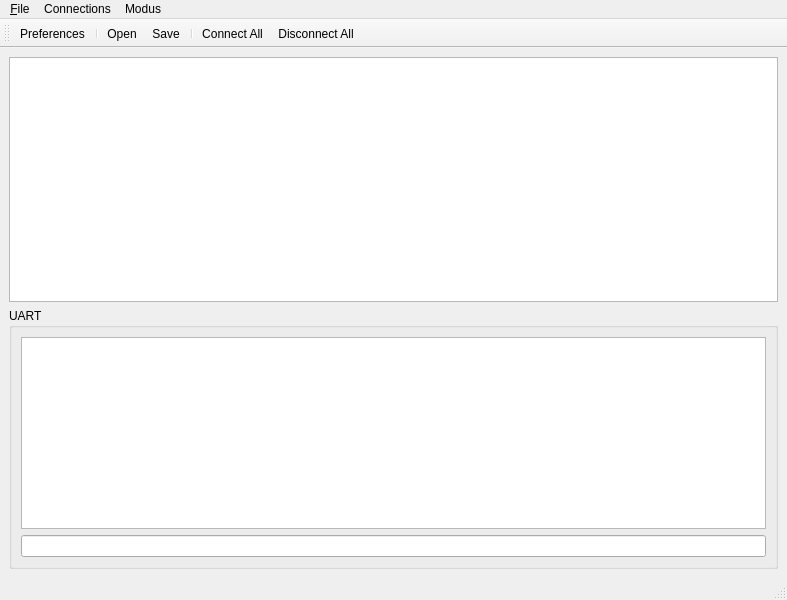
<?xml version="1.0" encoding="UTF-8"?>
<ui version="4.0">
 <class>MainWindow</class>
 <widget class="QMainWindow" name="MainWindow">
  <property name="geometry">
   <rect>
    <x>0</x>
    <y>0</y>
    <width>787</width>
    <height>600</height>
   </rect>
  </property>
  <property name="windowTitle">
   <string>MainWindow</string>
  </property>
  <widget class="QWidget" name="centralwidget">
   <layout class="QVBoxLayout" name="verticalLayout">
    <item>
     <widget class="QGraphicsView" name="graphicsView"/>
    </item>
    <item>
     <layout class="QHBoxLayout" name="horizontalLayout">
      <item>
       <widget class="QGroupBox" name="groupBox">
        <property name="title">
         <string>UART</string>
        </property>
        <layout class="QVBoxLayout" name="verticalLayout_2">
         <item>
          <widget class="QPlainTextEdit" name="plainTextEditUart">
           <property name="sizePolicy">
            <sizepolicy hsizetype="Expanding" vsizetype="Minimum">
             <horstretch>0</horstretch>
             <verstretch>0</verstretch>
            </sizepolicy>
           </property>
           <property name="maximumBlockCount">
            <number>20</number>
           </property>
          </widget>
         </item>
         <item>
          <widget class="QLineEdit" name="lineEditUart"/>
         </item>
        </layout>
       </widget>
      </item>
     </layout>
    </item>
   </layout>
  </widget>
  <widget class="QMenuBar" name="menubar">
   <property name="geometry">
    <rect>
     <x>0</x>
     <y>0</y>
     <width>787</width>
     <height>24</height>
    </rect>
   </property>
   <widget class="QMenu" name="menu_File">
    <property name="title">
     <string>&amp;File</string>
    </property>
    <addaction name="actionNew"/>
    <addaction name="actionOpen"/>
    <addaction name="actionSave"/>
    <addaction name="separator"/>
    <addaction name="actionPreferences"/>
    <addaction name="separator"/>
    <addaction name="actionAbout"/>
    <addaction name="actionAboutQt"/>
    <addaction name="separator"/>
    <addaction name="actionQuit"/>
   </widget>
   <widget class="QMenu" name="menuConnections">
    <property name="title">
     <string>Connections</string>
    </property>
    <addaction name="actionConnect"/>
    <addaction name="actionDisconnect"/>
   </widget>
   <widget class="QMenu" name="menuModus">
    <property name="title">
     <string>Modus</string>
    </property>
    <addaction name="actionEditor"/>
   </widget>
   <addaction name="menu_File"/>
   <addaction name="menuConnections"/>
   <addaction name="menuModus"/>
  </widget>
  <widget class="QStatusBar" name="statusbar"/>
  <widget class="QToolBar" name="toolBar">
   <property name="windowTitle">
    <string>toolBar</string>
   </property>
   <attribute name="toolBarArea">
    <enum>TopToolBarArea</enum>
   </attribute>
   <attribute name="toolBarBreak">
    <bool>false</bool>
   </attribute>
   <addaction name="actionPreferences"/>
   <addaction name="separator"/>
   <addaction name="actionOpen"/>
   <addaction name="actionSave"/>
   <addaction name="separator"/>
   <addaction name="actionConnect"/>
   <addaction name="actionDisconnect"/>
  </widget>
  <action name="actionOpen">
   <property name="icon">
    <iconset resource="vp-redboard.qrc">
     <normaloff>:/images/open.png</normaloff>:/images/open.png</iconset>
   </property>
   <property name="text">
    <string>&amp;Open</string>
   </property>
  </action>
  <action name="actionQuit">
   <property name="text">
    <string>&amp;Quit</string>
   </property>
  </action>
  <action name="actionSave">
   <property name="icon">
    <iconset resource="vp-redboard.qrc">
     <normaloff>:/images/save.png</normaloff>:/images/save.png</iconset>
   </property>
   <property name="text">
    <string>&amp;Save</string>
   </property>
  </action>
  <action name="actionPreferences">
   <property name="icon">
    <iconset resource="vp-redboard.qrc">
     <normaloff>:/images/settings.png</normaloff>:/images/settings.png</iconset>
   </property>
   <property name="text">
    <string>&amp;Preferences</string>
   </property>
  </action>
  <action name="actionConnect">
   <property name="icon">
    <iconset resource="vp-redboard.qrc">
     <normaloff>:/images/connect.png</normaloff>:/images/connect.png</iconset>
   </property>
   <property name="text">
    <string>&amp;Connect All</string>
   </property>
  </action>
  <action name="actionEditor">
   <property name="checkable">
    <bool>true</bool>
   </property>
   <property name="text">
    <string>Editor</string>
   </property>
  </action>
  <action name="actionDisconnect">
   <property name="icon">
    <iconset resource="vp-redboard.qrc">
     <normaloff>:/images/disconnect.png</normaloff>:/images/disconnect.png</iconset>
   </property>
   <property name="text">
    <string>Disconnect All</string>
   </property>
  </action>
  <action name="actionNew">
   <property name="enabled">
    <bool>true</bool>
   </property>
   <property name="text">
    <string>&amp;New</string>
   </property>
   <property name="toolTip">
    <string>New</string>
   </property>
  </action>
  <action name="actionAbout">
   <property name="text">
    <string>About</string>
   </property>
  </action>
  <action name="actionAboutQt">
   <property name="text">
    <string>About Qt</string>
   </property>
  </action>
 </widget>
 <resources>
  <include location="vp-redboard.qrc"/>
 </resources>
 <connections>
  <connection>
   <sender>actionQuit</sender>
   <signal>triggered()</signal>
   <receiver>MainWindow</receiver>
   <slot>close()</slot>
   <hints>
    <hint type="sourcelabel">
     <x>-1</x>
     <y>-1</y>
    </hint>
    <hint type="destinationlabel">
     <x>393</x>
     <y>299</y>
    </hint>
   </hints>
  </connection>
  <connection>
   <sender>actionPreferences</sender>
   <signal>triggered()</signal>
   <receiver>MainWindow</receiver>
   <slot>openPreferencesDialog()</slot>
   <hints>
    <hint type="sourcelabel">
     <x>-1</x>
     <y>-1</y>
    </hint>
    <hint type="destinationlabel">
     <x>393</x>
     <y>299</y>
    </hint>
   </hints>
  </connection>
  <connection>
   <sender>actionOpen</sender>
   <signal>triggered()</signal>
   <receiver>MainWindow</receiver>
   <slot>openBoard()</slot>
   <hints>
    <hint type="sourcelabel">
     <x>-1</x>
     <y>-1</y>
    </hint>
    <hint type="destinationlabel">
     <x>393</x>
     <y>299</y>
    </hint>
   </hints>
  </connection>
  <connection>
   <sender>actionConnect</sender>
   <signal>triggered()</signal>
   <receiver>MainWindow</receiver>
   <slot>connect()</slot>
   <hints>
    <hint type="sourcelabel">
     <x>-1</x>
     <y>-1</y>
    </hint>
    <hint type="destinationlabel">
     <x>393</x>
     <y>299</y>
    </hint>
   </hints>
  </connection>
  <connection>
   <sender>actionSave</sender>
   <signal>triggered()</signal>
   <receiver>MainWindow</receiver>
   <slot>saveBoard()</slot>
   <hints>
    <hint type="sourcelabel">
     <x>-1</x>
     <y>-1</y>
    </hint>
    <hint type="destinationlabel">
     <x>393</x>
     <y>299</y>
    </hint>
   </hints>
  </connection>
  <connection>
   <sender>actionEditor</sender>
   <signal>toggled(bool)</signal>
   <receiver>MainWindow</receiver>
   <slot>changeMode()</slot>
   <hints>
    <hint type="sourcelabel">
     <x>-1</x>
     <y>-1</y>
    </hint>
    <hint type="destinationlabel">
     <x>393</x>
     <y>299</y>
    </hint>
   </hints>
  </connection>
  <connection>
   <sender>actionDisconnect</sender>
   <signal>triggered()</signal>
   <receiver>MainWindow</receiver>
   <slot>disconnect()</slot>
   <hints>
    <hint type="sourcelabel">
     <x>-1</x>
     <y>-1</y>
    </hint>
    <hint type="destinationlabel">
     <x>393</x>
     <y>299</y>
    </hint>
   </hints>
  </connection>
  <connection>
   <sender>actionAbout</sender>
   <signal>triggered()</signal>
   <receiver>MainWindow</receiver>
   <slot>about()</slot>
   <hints>
    <hint type="sourcelabel">
     <x>-1</x>
     <y>-1</y>
    </hint>
    <hint type="destinationlabel">
     <x>393</x>
     <y>299</y>
    </hint>
   </hints>
  </connection>
  <connection>
   <sender>actionAboutQt</sender>
   <signal>triggered()</signal>
   <receiver>MainWindow</receiver>
   <slot>aboutQt()</slot>
   <hints>
    <hint type="sourcelabel">
     <x>-1</x>
     <y>-1</y>
    </hint>
    <hint type="destinationlabel">
     <x>393</x>
     <y>299</y>
    </hint>
   </hints>
  </connection>
  <connection>
   <sender>actionNew</sender>
   <signal>triggered()</signal>
   <receiver>MainWindow</receiver>
   <slot>newBoard()</slot>
   <hints>
    <hint type="sourcelabel">
     <x>-1</x>
     <y>-1</y>
    </hint>
    <hint type="destinationlabel">
     <x>393</x>
     <y>299</y>
    </hint>
   </hints>
  </connection>
 </connections>
 <slots>
  <slot>openPreferencesDialog()</slot>
  <slot>connectUart()</slot>
  <slot>inputUart()</slot>
  <slot>openBoard()</slot>
  <slot>connect()</slot>
  <slot>saveBoard()</slot>
  <slot>changeMode()</slot>
  <slot>disconnect()</slot>
  <slot>about()</slot>
  <slot>aboutQt()</slot>
  <slot>newBoard()</slot>
 </slots>
</ui>
